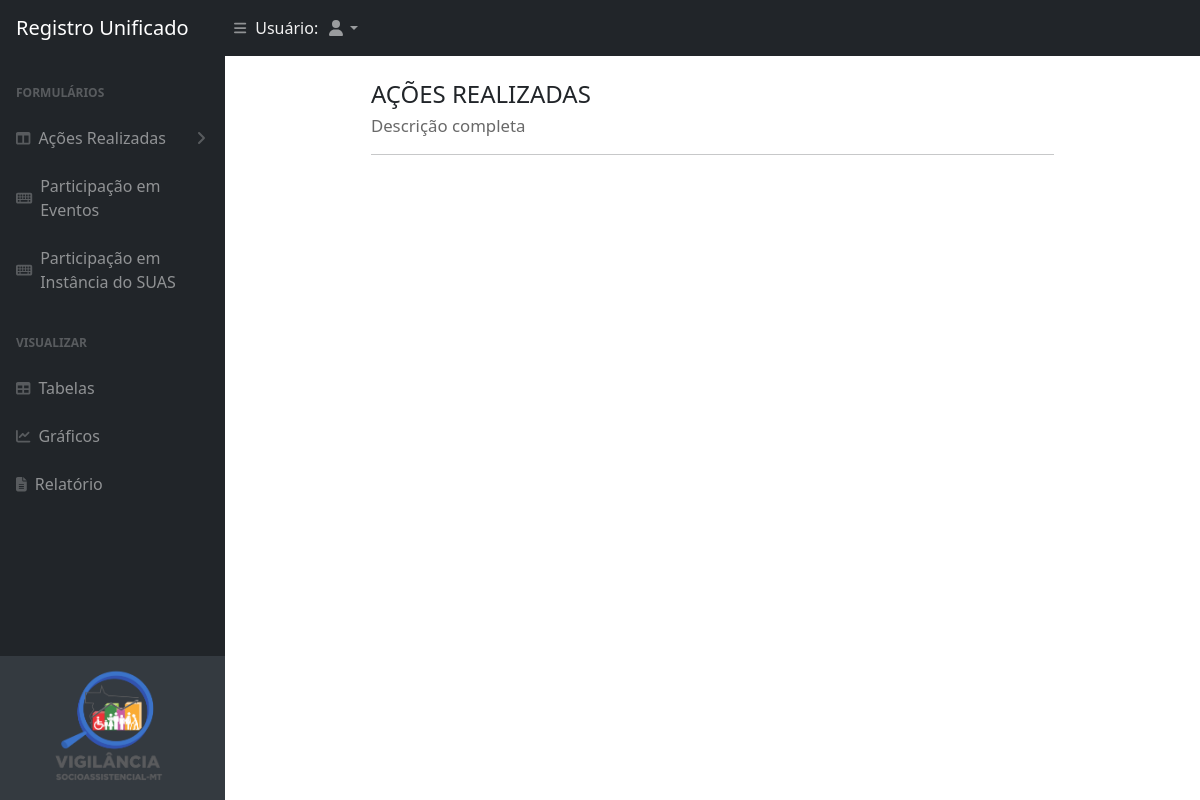
Before: /users/list-acao-atp/4 with the older database file.
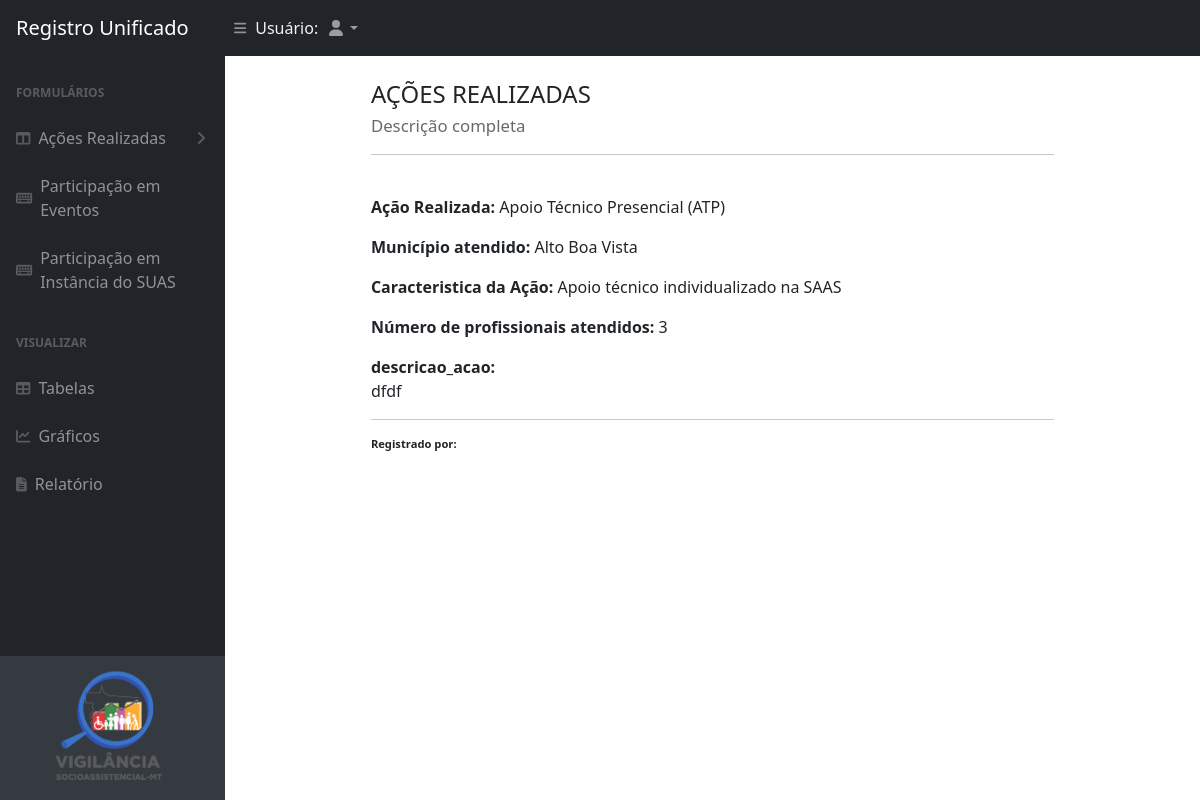
After: the same page with the newer database file.
### app/models.py (models this page shows, shortened)
class AcaoAtpModel(models.Model):
    user = models.ForeignKey(User, on_delete=models.CASCADE, related_name='acaoAtp')
    acao_realizada = models.CharField(max_length=100, choices= ACAO_REALIZADA_CHOICE, default= 'Apoio Técnico Presencial (ATP)') # preenche automaticamente
    caracteristica_acao = models.CharField(max_length=100, choices=TECNICO_PRESENCIAL_CHOICE, default= '')
    n_profissionais_atendidos = models.IntegerField('Numero de Funcionario',blank=False, null=False)
    descricao_acao = models.TextField('Descrição da Ação', max_length=1000, blank=False, null=False)
    data_acao = models.DateField('Data', blank=False, null=False)
    data_publicacao = models.DateField('Data da Publicação', default=timezone.now)
    municipio_atendido = models.CharField(max_length=100, choices= LISTA_MUNICIPIOS, default= '')

### app/views.py (the view)
# urls.py: path('list-acao-atp/<id>', view =ACOES.listAcaoAtp,name="listAcaoAtp"),
    def listAcaoAtp(request, id):
        acaoAtp_object_model = AcaoAtpModel.objects.filter(id=id)
        return render(request, 'app/tables/tableAction/listAcaoAtp.html',{
            'acaoAtp_object_model':acaoAtp_object_model})

### templates/app/tables/tableAction/listAcaoAtp.html (shortened to what this page needs)
{% extends 'app/index.html' %}
{% load crispy_forms_tags %}
{% load static %}
{% block content %}
<div class="container w-75 mb-3">
  <div class="row mx-auto">
    <h4 class="font-weight-bold text-left mt-4 mb-4" >AÇÕES REALIZADAS <br>
    <span style="color: dimgrey;font-size: 70%;">Descrição completa</span>
    <br><hr>
    </h4>
    <div class="text-break ">
      {% for acao in acaoAtp_object_model%}
        <p><span style="font-weight:bold;">Ação Realizada:</span> {{acao.acao_realizada}}</p>
        <p><span style="font-weight:bold;">Município atendido:</span> {{acao.municipio_atendido}}</p>
        <p><span style="font-weight:bold;">Caracteristica da Ação:</span> {{acao.caracteristica_acao}}</p>
        <p><span style="font-weight:bold;">Número de profissionais atendidos:</span> {{acao.n_profissionais_atendidos}}</p>
        <p><span style="font-weight:bold;">descricao_acao:</span><br>{{acao.descricao_acao}}</p>
        <hr>
        <p style="font-size: 70%;"><span style="font-weight:bold;"> Registrado por:</span> {{user.first_name|title}} {{user.last_name|title}}</p>
        {% endfor %}
    </div>
  </div>
</div>
{% endblock %}

Changed rows visible on the page:
added AcaoAtpModel: acao_realizada "Apoio Técnico Presencial (ATP)", municipio_atendido "Alto Boa Vista", caracteristica_acao "Apoio técnico individualizado na SAAS", n_profissionais_atendidos "3", descricao_acao "dfdf"
